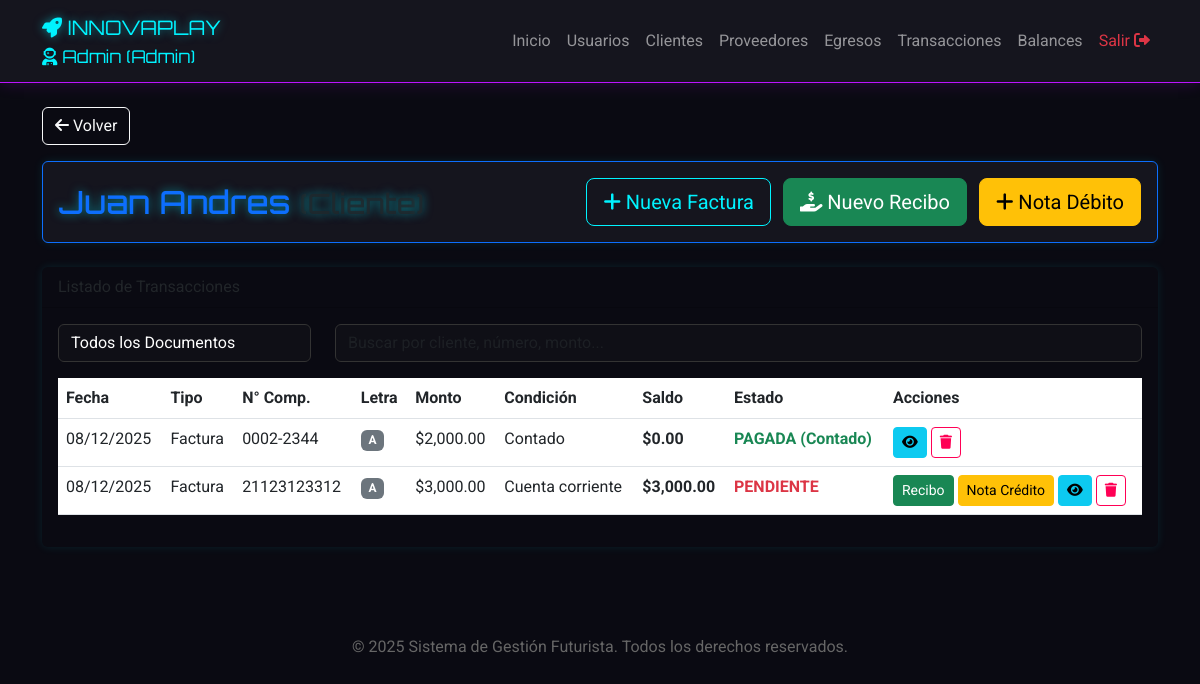
Screenshot of /transacciones.php?vista=detalle&tipo=cliente&id=1 (signed in) with the database file from the repository.
### tables this page shows
CREATE TABLE `clientes` (
  `id` int(11) NOT NULL,
  `nombre` varchar(100) NOT NULL,
  `correo` varchar(100) DEFAULT NULL,
  `telefono` varchar(20) DEFAULT NULL,
  `estado` tinyint(1) DEFAULT 1,
  `fecha_creacion` timestamp NOT NULL DEFAULT current_timestamp()
);

CREATE TABLE `transacciones` (
  `id` int(11) NOT NULL,
  `tipo` enum('factura','recibo','nota_credito','nota_debito','gasto') NOT NULL,
  `tipo_entidad` enum('cliente','proveedor') NOT NULL,
  `entidad_id` int(11) NOT NULL,
  `monto` decimal(10,2) NOT NULL,
  `descripcion` text DEFAULT NULL,
  `fecha` date NOT NULL,
  `transaccion_relacionada_id` int(11) DEFAULT NULL,
  `estado` tinyint(1) DEFAULT 1,
  `fecha_creacion` timestamp NOT NULL DEFAULT current_timestamp(),
  `numero_comprobante` varchar(50) DEFAULT NULL,
  `letra` char(1) DEFAULT NULL,
  `condicion_pago` enum('contado','cuenta_corriente') DEFAULT NULL,
  `saldo_pendiente` decimal(10,2) DEFAULT 0.00
);

### auth.php (called while the page is built, shortened)
<?php
function es_admin()
{
    return isset($_SESSION['rol']) && $_SESSION['rol'] === 'admin';
}
?>

### transacciones.php (the view, shortened to what this page needs)
<?php
require_once 'config.php';
require_once 'auth.php';
require_once 'header.php';
$vista = isset($_GET['vista']) ? $_GET['vista'] : 'seleccion';
$tipo_entidad = isset($_GET['tipo']) ? $_GET['tipo'] : 'cliente';
$entidad_id = isset($_GET['id']) ? $_GET['id'] : null;
$entidad_data = null;
if ($entidad_id) {
    $tabla = ($tipo_entidad == 'cliente') ? 'clientes' : 'proveedores';
    $res = $conexion->query("SELECT * FROM $tabla WHERE id = $entidad_id");
    $entidad_data = $res->fetch_assoc();
}
?>
<?php if ($vista == 'seleccion'): ?>
    <div class="row justify-content-center">
        <div class="col-md-8">
            <div class="card">
                <div class="card-header text-center">
                    <h3>Seleccionar Entidad</h3>
                </div>
                <div class="card-body">
                    <div class="text-center mb-4">
                        <div class="btn-group" role="group">
                            <a href="?vista=seleccion&tipo=cliente"
                                class="btn <?php echo $tipo_entidad == 'cliente' ? 'btn-primary' : 'btn-outline-secondary'; ?>">Clientes</a>
                            <a href="?vista=seleccion&tipo=proveedor"
                                class="btn <?php echo $tipo_entidad == 'proveedor' ? 'btn-primary' : 'btn-outline-secondary'; ?>">Proveedores</a>
                        </div>
                    </div>
                    <div class="mb-3">
                        <input type="text" id="buscador" class="form-control" placeholder="Buscar por nombre..."
                            onkeyup="filtrarLista()">
                    </div>
                    <div class="list-group" id="lista-entidades">
                        <?php
                        $tabla = ($tipo_entidad == 'cliente') ? 'clientes' : 'proveedores';
                        $sql = "SELECT * FROM $tabla WHERE estado = 1 ORDER BY nombre ASC";
                        $res = $conexion->query($sql);
                        while ($fila = $res->fetch_assoc()):
                            ?>
                            <div class="list-group-item d-flex justify-content-between align-items-center item-entidad">
                                <span><?php echo $fila['nombre']; ?></span>
                                <a href="?vista=detalle&tipo=<?php echo $tipo_entidad; ?>&id=<?php echo $fila['id']; ?>"
                                    class="btn btn-sm btn-success">Ingresar Movimiento</a>
                            </div>
                        <?php endwhile; ?>
                    </div>
                </div>
            </div>
        </div>
    </div>
<?php elseif ($vista == 'detalle' && $entidad_data): ?>
    <div class="row">
        <div class="col-12 mb-3">
            <a href="transacciones.php" class="btn btn-outline-light"><i class="fas fa-arrow-left"></i> Volver</a>
        </div>
        <div class="col-12 mb-4">
            <div class="card border-primary">
                <div class="card-body d-flex justify-content-between align-items-center">
                    <h2 class="m-0 text-primary"><?php echo $entidad_data['nombre']; ?> <small
                            class="text-muted">(<?php echo ucfirst($tipo_entidad); ?>)</small></h2>
                    <div>
                        <button class="btn btn-primary btn-lg" data-bs-toggle="modal" data-bs-target="#modalFactura"><i
                                class="fas fa-plus"></i> Nueva Factura</button>
                        <button class="btn btn-success btn-lg ms-2" data-bs-toggle="modal"
                            data-bs-target="#modalReciboGeneral"><i class="fas fa-hand-holding-usd"></i> Nuevo
                            Recibo</button>
                        <?php if (es_admin()): ?>
                            <button class="btn btn-warning btn-lg ms-2" data-bs-toggle="modal" data-bs-target="#modalND"><i
                                    class="fas fa-plus"></i> Nota Débito</button>
                        <?php endif; ?>
                    </div>
                </div>
            </div>
        </div>
        <div class="col-12">
            <div class="card mb-4" style="border: 1px solid var(--neon-cyan); background-color: var(--card-bg);">
                <div class="card-header">Listado de Transacciones</div>
                <div class="card-body">
                    <div class="row mb-3">
                        <div class="col-md-3">
                            <select id="documentFilter" class="form-control">
                                <option value="">Todos los Documentos</option>
                            </select>
                        </div>
                        <div class="col-md-9">
                            <input type="text" id="globalSearch" class="form-control"
                                placeholder="Buscar por cliente, número, monto...">
                        </div>
                    </div>
                    <table class="table table-hover">
                        <thead>
                            <tr>
                                <th>Fecha</th>
                                <th>Tipo</th>
                                <th>N° Comp.</th>
                                <th>Letra</th>
                                <th>Monto</th>
                                <th>Condición</th>
                                <th>Saldo</th>
                                <th>Estado</th>
                                <th>Acciones</th>
                            </tr>
                        </thead>
                        <tbody>
                            <?php
                            $sql = "SELECT * FROM transacciones WHERE (tipo IN ('factura', 'nota_debito') OR (tipo = 'recibo' AND transaccion_relacionada_id IS NULL)) AND tipo_entidad = '$tipo_entidad' AND entidad_id = $entidad_id AND estado = 1 ORDER BY fecha DESC";
                            $facturas = $conexion->query($sql);
                            if ($facturas->num_rows > 0):
                                while ($f = $facturas->fetch_assoc()):
                                    $es_factura_nd = in_array($f['tipo'], ['factura', 'nota_debito']);
                                    $es_recibo = $f['tipo'] == 'recibo';
                                    $tipo_doc = ucfirst(str_replace('_', ' ', $f['tipo']));
                                    $condicion_texto = '-';
                                    $saldo_texto = '-';
                                    $clase_estado = 'text-white';
                                    $texto_estado = '-';
                                    if ($es_factura_nd) {
                                        $es_contado = $f['condicion_pago'] == 'contado';
                                        $pagada = $f['saldo_pendiente'] <= 0;
                                        $clase_estado = $pagada ? 'text-success' : 'text-danger';
                                        $texto_estado = $pagada ? 'PAGADA' : 'PENDIENTE';
                                        if ($es_contado)
                                            $texto_estado = 'PAGADA (Contado)';
                                        $condicion_texto = ucfirst(str_replace('_', ' ', $f['condicion_pago']));
                                        $saldo_texto = '$' . number_format($f['saldo_pendiente'], 2);
                                    } elseif ($es_recibo) {
                                        $texto_estado = 'RECIBO';
                                        $clase_estado = 'text-success';
                                    }
                                    ?>
                                    <tr>
                                        <td><?php echo date('d/m/Y', strtotime($f['fecha'])); ?></td>
                                        <td><?php echo $tipo_doc; ?></td>
                                        <td><?php echo $f['numero_comprobante'] ?: '-'; ?></td>
                                        <td><span class="badge bg-secondary"><?php echo $f['letra'] ?: '-'; ?></span></td>
                                        <td>$<?php echo number_format($f['monto'], 2); ?></td>
                                        <td><?php echo $condicion_texto; ?></td>
                                        <td class="fw-bold"><?php echo $saldo_texto; ?></td>
                                        <td class="<?php echo $clase_estado; ?> fw-bold"><?php echo $texto_estado; ?></td>
                                        <td>
                                            <?php if ($es_factura_nd && !$es_contado && !$pagada): ?>
                                                <button class="btn btn-sm btn-success"
                                                    onclick="abrirRecibo(<?php echo $f['id']; ?>, <?php echo $f['saldo_pendiente']; ?>)">Recibo</button>
                                            <?php endif; ?>
                                            <?php if ($es_factura_nd && !$pagada): ?>
                                                <button class="btn btn-sm btn-warning"
                                                    onclick="abrirNC(<?php echo $f['id']; ?>, <?php echo $f['saldo_pendiente']; ?>)">Nota
                                                    Crédito</button>
                                            <?php endif; ?>
                                            <?php if ($es_factura_nd): ?>
                                                <button class="btn btn-sm btn-info" onclick="verRelacionados(<?php echo $f['id']; ?>)"
                                                    title="Ver Documentos Relacionados"><i class="fas fa-eye"></i></button>
                                            <?php endif; ?>
                                            <?php if (es_admin()): ?>
                                                <form method="POST" style="display:inline;"
                                                    onsubmit="return confirm('¿Borrar este documento? <?php echo $es_recibo ? "Se restaurará el saldo de la factura si aplica." : "Se perderá el historial visible."; ?>')">
                                                    <button type="submit" class="btn btn-sm btn-danger" title="Borrar (Admin)"><i
                                                            class="fas fa-trash"></i></button>
                                                </form>
                                            <?php endif; ?>
                                        </td>
                                    </tr>
                                <?php endwhile;
                            else: ?>
                                <tr>
                                    <td colspan="9" class="text-center">No hay documentos registrados.</td>
                                </tr>
                            <?php endif; ?>
                        </tbody>
                    </table>
                </div>
            </div>
        </div>
    </div>
<?php endif; ?>
<?php require_once 'footer.php'; ?>

### assets/css/style.css (style rules this page uses)
:root { --neon-blue: #00f3ff; --neon-purple: #bc13fe; --dark-bg: #0a0a12; --panel-bg: #15151e; --text-color: #e0e0e0; }
body { background-color: var(--dark-bg); color: var(--text-color); font-family: 'Roboto', sans-serif; }
h1, h2, h3, h4, h5, h6, .navbar-brand { font-family: 'Orbitron', sans-serif; color: var(--neon-blue); text-shadow: 0 0 10px rgba(0, 243, 255, 0.5); }
.card { background-color: var(--panel-bg); border: 1px solid var(--neon-blue); box-shadow: 0 0 10px rgba(0, 243, 255, 0.1); }
.btn-primary { background-color: transparent; border: 1px solid var(--neon-blue); color: var(--neon-blue); transition: all 0.3s ease; }
.btn-danger { background-color: transparent; border: 1px solid #ff0055; color: #ff0055; }
.form-control { background-color: #0f0f16; border: 1px solid #333; color: white; }
.table { color: var(--text-color); }

### rows the page displays
clientes: nombre "Juan Andres"
transacciones: fecha "08/12/2025", tipo "Factura", numero_comprobante "0002-2344", letra "A", monto "2,000.00", condicion_pago "Contado", saldo_pendiente "$0.00", condicion_pago "PAGADA (Contado)"
transacciones: fecha "08/12/2025", tipo "Factura", numero_comprobante "21123123312", letra "A", monto "3,000.00", condicion_pago "Cuenta corriente", saldo_pendiente "$3,000.00", saldo_pendiente "PENDIENTE"

### other values shown
$_SESSION['usuario'] "Admin"
$_SESSION['rol'] "Admin"
$tipo_entidad "Cliente"
